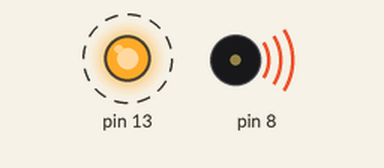
This sketch was run on a simulated Arduino Uno, built with avr-gcc and run on an emulated ATmega328P. On the bench: output pins drawn as LEDs (lit = HIGH), buzzer (waves = sounding). Dashed ring = blinking.

Above: at 0.5 s.
Timing chart, 0 to 4.6 s (numbered marks = the images above):
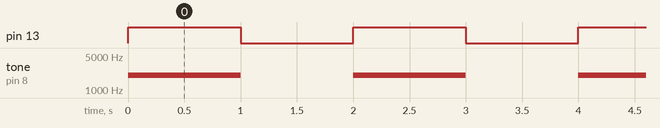

Measured:
- by itself, pin 13: alternates HIGH for 1.0 s and LOW for 1.0 s
- by itself, tone on pin 8: alternates 2000 Hz for 1.0 s and silent for 1.0 s

The sketch:

7BuzzerAndLed.ino
```cpp
void setup() {
  // put your setup code here, to run once:

  pinMode(13, OUTPUT);
  pinMode(8, OUTPUT);

}

void loop() {
  // put your main code here, to run repeatedly:

  digitalWrite(13, HIGH); // Setting pin 13 voltage high

  /**
   * tone takes in 3 parameters the first parameter is the pin number
   * the second parameter is the frequency 0 - 3000
   * and the third is the duration in milliseconds
   */
  tone(8, 2000, 1000);

  delay(1000); // 1000 milliseconds = 1 second

  digitalWrite(13, LOW); // Setting pin 13 voltage low

  delay(1000);

}
```
